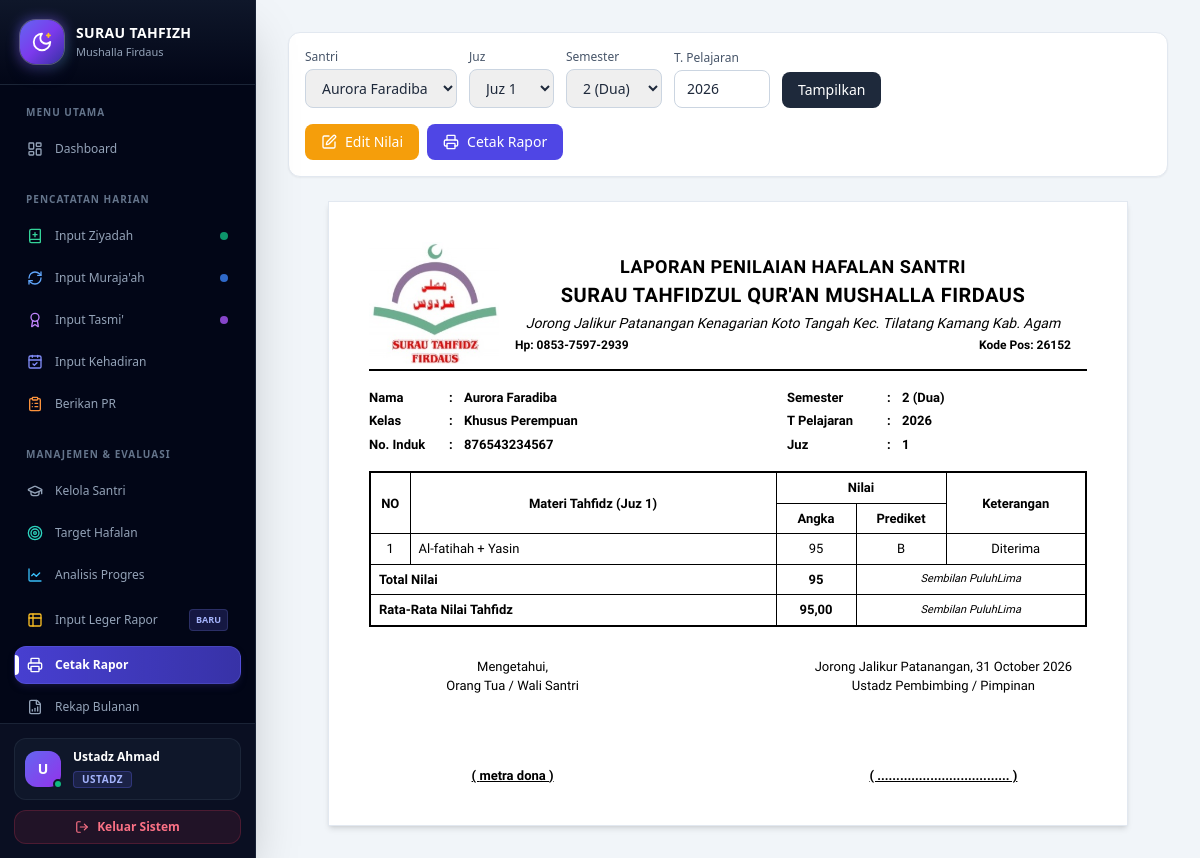
The page /rapor_santri.php (signed in) on the database its author committed.
### tables this page shows
CREATE TABLE `santri` (
  `id` int(11) NOT NULL,
  `nama` varchar(100) NOT NULL,
  `nis` varchar(20) DEFAULT NULL,
  `jenis_kelamin` enum('L','P') NOT NULL,
  `tanggal_lahir` date DEFAULT NULL,
  `alamat` text DEFAULT NULL,
  `nama_ortu` varchar(100) DEFAULT NULL,
  `no_hp_ortu` varchar(20) DEFAULT NULL,
  `id_user_ortu` int(11) DEFAULT NULL,
  `id_halaqah` int(11) DEFAULT NULL,
  `id_ustadz` int(11) DEFAULT NULL,
  `created_at` timestamp NULL DEFAULT current_timestamp()
);

CREATE TABLE `rapor_tahfidz` (
  `id` int(11) NOT NULL AUTO_INCREMENT,
  `id_santri` int(11) NOT NULL,
  `kelas` varchar(50) DEFAULT NULL,
  `judul_materi` varchar(100) DEFAULT 'Materi Tahfidz',
  `semester` varchar(20) NOT NULL,
  `tahun_ajaran` varchar(20) NOT NULL,
  `juz` int(11) NOT NULL,
  `id_ustadz` int(11) DEFAULT NULL,
  `updated_at` timestamp NULL DEFAULT current_timestamp() ON UPDATE current_timestamp(),
  PRIMARY KEY (`id`),
  KEY `fk_rapor_header_santri` (`id_santri`),
  CONSTRAINT `fk_rapor_header_santri` FOREIGN KEY (`id_santri`) REFERENCES `santri` (`id`) ON DELETE CASCADE
);

CREATE TABLE `rapor_tahfidz_detail` (
  `id` int(11) NOT NULL AUTO_INCREMENT,
  `id_rapor` int(11) NOT NULL,
  `urutan` int(11) NOT NULL,
  `nama_materi` varchar(100) NOT NULL,
  `nilai` int(11) DEFAULT NULL,
  PRIMARY KEY (`id`),
  KEY `fk_rapor_detail` (`id_rapor`),
  CONSTRAINT `fk_rapor_detail` FOREIGN KEY (`id_rapor`) REFERENCES `rapor_tahfidz` (`id`) ON DELETE CASCADE
);

### rapor_santri.php (the view, shortened to what this page needs)
<?php
require 'config/database.php';
$role    = $_SESSION['role'];
$user_id = (int) $_SESSION['user_id'];
function terbilang_indonesia($angka) {
    $angka = abs((int) round($angka));
    $baca  = ["", "Satu", "Dua", "Tiga", "Empat", "Lima", "Enam", "Tujuh", "Delapan", "Sembilan", "Sepuluh", "Sebelas"];
    $terbilang = "";
    if ($angka < 12) {
        $terbilang = " " . $baca[$angka];
    } elseif ($angka < 20) {
        $terbilang = terbilang_indonesia($angka - 10) . " Belas";
    } elseif ($angka < 100) {
        $terbilang = terbilang_indonesia((int)($angka / 10)) . " Puluh" . ($angka % 10 != 0 ? terbilang_indonesia($angka % 10) : "");
    } elseif ($angka < 200) {
        $terbilang = " Seratus" . ($angka - 100 != 0 ? terbilang_indonesia($angka - 100) : "");
    } elseif ($angka < 1000) {
        $terbilang = terbilang_indonesia((int)($angka / 100)) . " Ratus" . ($angka % 100 != 0 ? terbilang_indonesia($angka % 100) : "");
    } elseif ($angka < 2000) {
        $terbilang = " Seribu" . ($angka - 1000 != 0 ? terbilang_indonesia($angka - 1000) : "");
    } elseif ($angka < 1000000) {
        $terbilang = terbilang_indonesia((int)($angka / 1000)) . " Ribu" . ($angka % 1000 != 0 ? terbilang_indonesia($angka % 1000) : "");
    }
    return trim($terbilang);
}
if ($role === 'ortu') {
    $santri_res = mysqli_query($conn, "SELECT * FROM santri WHERE id_user_ortu = $user_id ORDER BY nama ASC");
} else {
    $santri_res = mysqli_query($conn, "SELECT * FROM santri ORDER BY nama ASC");
}
$santri_list = mysqli_fetch_all($santri_res, MYSQLI_ASSOC);
$id_santri    = isset($_GET['id_santri']) ? (int) $_GET['id_santri'] : ($santri_list[0]['id'] ?? 0);
$juz          = isset($_GET['juz']) ? (int) $_GET['juz'] : 1;
$semester     = isset($_GET['semester']) ? $_GET['semester'] : '2 (Dua)';
$tahun_ajaran = isset($_GET['tahun_ajaran']) ? $_GET['tahun_ajaran'] : date('Y');
$santri_aktif = null;
foreach ($santri_list as $s) {
    if ($s['id'] == $id_santri) {
        $santri_aktif = $s;
        break;
    }
}
$header_data = null;
$detail_data = [];
if ($santri_aktif) {
    $sem_esc = mysqli_real_escape_string($conn, $semester);
    $thn_esc = mysqli_real_escape_string($conn, $tahun_ajaran);
    $q_header = mysqli_query($conn, "SELECT * FROM rapor_tahfidz WHERE id_santri = {$santri_aktif['id']} AND juz = $juz AND semester = '$sem_esc' AND tahun_ajaran = '$thn_esc' LIMIT 1");
    $header_data = mysqli_fetch_assoc($q_header);
    if ($header_data) {
        $detail_q = mysqli_query($conn, "SELECT * FROM rapor_tahfidz_detail WHERE id_rapor = {$header_data['id']} ORDER BY urutan ASC");
        $detail_data = mysqli_fetch_all($detail_q, MYSQLI_ASSOC);
    }
}
$kelas_tampil = $header_data['kelas'] ?? (($santri_aktif && $santri_aktif['jenis_kelamin'] == 'P') ? 'Khusus Perempuan' : 'Khusus Laki-Laki');
$judul_header = $header_data['judul_materi'] ?? "Materi Tahfidz (Juz $juz)";
?>
<!DOCTYPE html>
<html lang="id">
<head>
    <script src="https://cdn.tailwindcss.com"></script>
</head>
<body class="bg-slate-100 font-sans text-slate-800">
    <?php include 'includes/sidebar.php'; ?>
    <div class="ml-64 p-8">
        <div class="bg-white border border-slate-200 rounded-xl shadow-sm p-4 mb-6 flex flex-wrap items-end justify-between gap-4 no-print">
            <form method="GET" action="rapor_santri.php" class="flex flex-wrap items-end gap-3">
                <div>
                    <label class="block text-xs font-medium text-slate-600 mb-1">Santri</label>
                    <select name="id_santri" onchange="this.form.submit()" class="px-3 py-2 border border-slate-300 rounded-lg text-sm">
                        <?php foreach ($santri_list as $s): ?>
                            <option value="<?= $s['id'] ?>" <?= $s['id'] == $id_santri ? 'selected' : '' ?>><?= htmlspecialchars($s['nama']) ?></option>
                        <?php endforeach; ?>
                    </select>
                </div>
                <div>
                    <label class="block text-xs font-medium text-slate-600 mb-1">Juz</label>
                    <select name="juz" onchange="this.form.submit()" class="px-3 py-2 border border-slate-300 rounded-lg text-sm">
                        <?php for ($j = 1; $j <= 30; $j++): ?>
                            <option value="<?= $j ?>" <?= $j == $juz ? 'selected' : '' ?>>Juz <?= $j ?></option>
                        <?php endfor; ?>
                    </select>
                </div>
                <div>
                    <label class="block text-xs font-medium text-slate-600 mb-1">Semester</label>
                    <select name="semester" onchange="this.form.submit()" class="px-3 py-2 border border-slate-300 rounded-lg text-sm">
                        <option value="2 (Dua)" <?= $semester == '2 (Dua)' ? 'selected' : '' ?>>2 (Dua)</option>
                    </select>
                </div>
                <div>
                    <label class="block text-xs font-medium text-slate-600 mb-1">T. Pelajaran</label>
                    <input type="text" name="tahun_ajaran" value="<?= htmlspecialchars($tahun_ajaran) ?>" class="px-3 py-2 border border-slate-300 rounded-lg text-sm w-24">
                </div>
                <button type="submit" class="bg-slate-800 text-white px-4 py-2 rounded-lg text-sm font-medium">Tampilkan</button>
            </form>
            <div class="flex gap-2">
                <?php if (in_array($role, ['ustadz', 'pimpinan']) && $santri_aktif): ?>
                <a href="input_rapor.php?id_santri=<?= $id_santri ?>&juz=<?= $juz ?>&semester=<?= urlencode($semester) ?>&tahun_ajaran=<?= urlencode($tahun_ajaran) ?>"
                   class="bg-amber-500 hover:bg-amber-600 text-white font-medium py-2 px-4 rounded-lg text-sm flex items-center gap-2">
                    <i data-lucide="edit" class="w-4 h-4"></i> Edit Nilai
                </a>
                <?php endif; ?>
                <button onclick="window.print()" class="bg-indigo-600 hover:bg-indigo-700 text-white font-medium py-2 px-4 rounded-lg text-sm flex items-center gap-2">
                    <i data-lucide="printer" class="w-4 h-4"></i> Cetak Rapor
                </button>
            </div>
        </div>
        <div class="kertas-rapor shadow-md border border-slate-200">
            <div class="kop-surat">
                <div class="kop-logo">
                    <img src="assets/logo.png" alt="Logo Surau Tahfidz" onerror="this.style.display='none'">
                </div>
                <div class="kop-text">
                    <h1 class="text-lg font-bold uppercase tracking-wide">LAPORAN PENILAIAN HAFALAN SANTRI</h1>
                    <h2 class="text-xl font-bold uppercase tracking-wide">SURAU TAHFIDZUL QUR'AN MUSHALLA FIRDAUS</h2>
                    <p class="italic text-sm mt-1">Jorong Jalikur Patanangan Kenagarian Koto Tangah Kec. Tilatang Kamang Kab. Agam</p>
                    <div class="flex justify-between text-xs font-semibold mt-1 px-4">
                        <span>Hp: 0853-7597-2939</span>
                        <span>Kode Pos: 26152</span>
                    </div>
                </div>
            </div>
            <table class="tabel-identitas">
                <tr>
                    <td style="width: 80px;">Nama</td>
                    <td style="width: 15px;">:</td>
                    <td style="width: 45%;"><?= htmlspecialchars($santri_aktif['nama'] ?? '-') ?></td>
                    <td style="width: 100px;">Semester</td>
                    <td style="width: 15px;">:</td>
                    <td><?= htmlspecialchars($semester) ?></td>
                </tr>
                <tr>
                    <td>Kelas</td>
                    <td>:</td>
                    <td><?= htmlspecialchars($kelas_tampil) ?></td>
                    <td>T Pelajaran</td>
                    <td>:</td>
                    <td><?= htmlspecialchars($tahun_ajaran) ?></td>
                </tr>
                <tr>
                    <td>No. Induk</td>
                    <td>:</td>
                    <td><?= htmlspecialchars($santri_aktif['nis'] ?? '-') ?></td>
                    <td>Juz</td>
                    <td>:</td>
                    <td><?= $juz ?></td>
                </tr>
            </table>
            <table class="tabel-rapor">
                <thead>
                    <tr>
                        <th rowspan="2" style="width: 40px;">NO</th>
                        <th rowspan="2"><?= htmlspecialchars($judul_header) ?></th>
                        <th colspan="2">Nilai</th>
                        <th rowspan="2" style="width: 140px;">Keterangan</th>
                    </tr>
                    <tr>
                        <th style="width: 80px;">Angka</th>
                        <th style="width: 90px;">Prediket</th>
                    </tr>
                </thead>
                <tbody>
                    <?php
                    $total_nilai = 0;
                    $jumlah_materi_bernilai = 0;
                    if (count($detail_data) > 0) {
                        foreach ($detail_data as $index => $d) {
                            $has_val = ($d['nilai'] !== null && $d['nilai'] !== '');
                            $angka   = $has_val ? (int) $d['nilai'] : null;
                            if ($has_val) {
                                $total_nilai += $angka;
                                $jumlah_materi_bernilai++;
                                if ($angka >= 98) { $prediket = 'A'; $ket = 'Baik'; }
                                elseif ($angka >= 95) { $prediket = 'B'; $ket = 'Diterima'; }
                                else { $prediket = 'C'; $ket = 'Gagal'; }
                            } else {
                                $prediket = '-'; $ket = '-';
                            }
                            ?>
                            <tr>
                                <td class="text-center"><?= $d['urutan'] ?></td>
                                <td><?= htmlspecialchars($d['nama_materi']) ?></td>
                                <td class="text-center"><?= $has_val ? $angka : '' ?></td>
                                <td class="text-center"><?= $has_val ? $prediket : '' ?></td>
                                <td class="text-center"><?= $has_val ? $ket : '' ?></td>
                            </tr>
                            <?php
                        }
                    } else {
                        echo '<tr><td colspan="5" class="text-center py-4">Data nilai belum diinput.</td></tr>';
                    }
                    $rata_rata = $jumlah_materi_bernilai > 0 ? ($total_nilai / $jumlah_materi_bernilai) : 0;
                    $terbilang_total = $total_nilai > 0 ? terbilang_indonesia($total_nilai) : '-';
                    $terbilang_rata  = $rata_rata > 0 ? terbilang_indonesia(floor($rata_rata)) : '-';
                    ?>
                    <tr style="font-weight: bold;">
                        <td colspan="2">Total Nilai</td>
                        <td class="text-center"><?= $total_nilai > 0 ? $total_nilai : 0 ?></td>
                        <td colspan="2" class="text-center" style="font-style: italic; font-size: 11px; font-weight: normal;"><?= $terbilang_total ?></td>
                    </tr>
                    <tr style="font-weight: bold;">
                        <td colspan="2">Rata-Rata Nilai Tahfidz</td>
                        <td class="text-center"><?= $rata_rata > 0 ? number_format($rata_rata, 2, ',', '.') : 0 ?></td>
                        <td colspan="2" class="text-center" style="font-style: italic; font-size: 11px; font-weight: normal;"><?= $terbilang_rata ?></td>
                    </tr>
                </tbody>
            </table>
            <div style="display: flex; justify-content: space-between; margin-top: 30px; text-align: center; font-size: 13px;">
                <div style="width: 40%;">
                    <p style="margin-bottom: 70px;">Mengetahui,<br>Orang Tua / Wali Santri</p>
                    <p style="font-weight: bold; text-decoration: underline;">( <?= htmlspecialchars($santri_aktif['nama_ortu'] ?? '...................................') ?> )</p>
                </div>
                <div style="width: 40%;">
                    <p style="margin-bottom: 70px;">Jorong Jalikur Patanangan, <?= date('d F Y') ?><br>Ustadz Pembimbing / Pimpinan</p>
                    <p style="font-weight: bold; text-decoration: underline;">( ................................... )</p>
                </div>
            </div>
        </div>
    </div>
</body>
</html>

### rapor_santri.php (style rules this page uses)
.kertas-rapor { font-family: Arial, Helvetica, sans-serif; color: black; background: white; max-width: 800px; margin: 0 auto; padding: 40px; }
.kop-surat { display: flex; align-items: center; border-bottom: 2px solid black; padding-bottom: 5px; margin-bottom: 15px; }
.kop-logo { width: 130px; text-align: center; }
.kop-logo img { max-width: 100%; height: auto; }
.kop-text { flex: 1; text-align: center; }
.tabel-identitas { width: 100%; font-size: 13px; font-weight: bold; margin-bottom: 15px; }
.tabel-identitas td { padding: 2px 0; }
.tabel-rapor { width: 100%; border-collapse: collapse; border: 2px solid black; }
.tabel-rapor th, .tabel-rapor td { border: 1px solid black; padding: 5px 8px; font-size: 13px; color: black; }
.tabel-rapor th { font-weight: bold; text-align: center; }

### rows shown on the page
santri: nama "Aurora Faradiba", nis "876543234567", nama_ortu "metra dona"
rapor_tahfidz: kelas "Khusus Perempuan", judul_materi "Materi Tahfidz (Juz 1)"
rapor_tahfidz_detail: urutan "1", nama_materi "Al-fatihah + Yasin", nilai "95", nilai "B", nilai "Diterima"

### other values the page prints
substr($nama, 0, 1) "U"
$nama "Ustadz Ahmad"
$label_role "USTADZ"
$semester "2 (Dua)"
$tahun_ajaran "2026"
$juz "1"
$total_nilai "95"
$terbilang_total "Sembilan PuluhLima"
$rata_rata "95,00"
$terbilang_rata "Sembilan PuluhLima"
form field id_santri "Aurora Faradiba"
